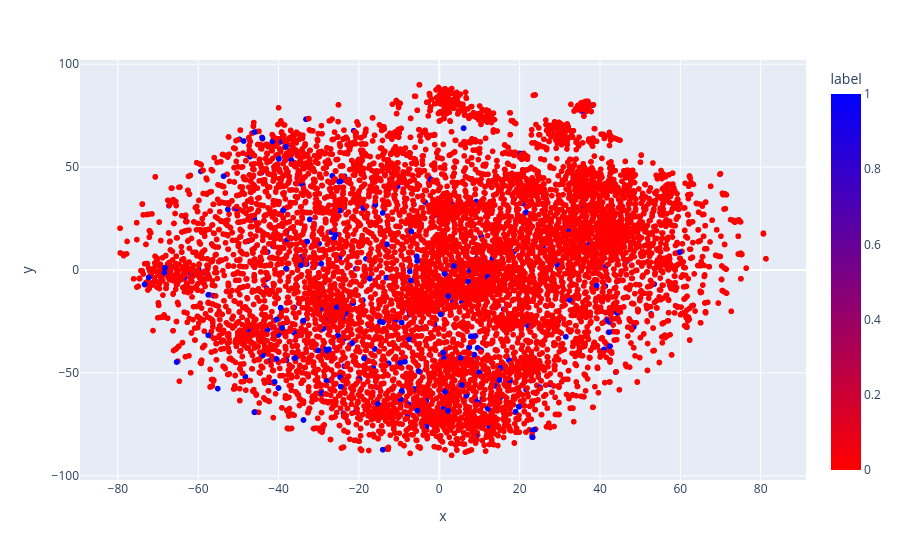

The notebook cell saved with this chart:
### Code cell
X_TSNE = TSNE(
    n_components=2, random_state=42
).fit_transform(X_train_sentence_embedding[:10000])

fig = px.scatter(
    x=X_TSNE[:, 0].reshape(-1), 
    y=X_TSNE[:, 1].reshape(-1),
    color=y_train.values[:10000].reshape(-1), 
    labels={'color': 'label'},
    color_continuous_scale='Bluered_r'
)
fig.show()

### Figure 1 — Plotly figure (JSON) as saved in the notebook; plotly's stock layout.template omitted (floating-point values rounded to 4 significant figures; data arrays with more than 128 entries replaced by an {"elided": "..."} marker saying what was removed)
{"data": [{"hovertemplate": "x=%{x}<br>y=%{y}<br>label=%{marker.color}<extra></extra>", "legendgroup": "", "marker": {"color": {"elided": "10000 int values"}, "coloraxis": "coloraxis", "symbol": "circle"}, "mode": "markers", "name": "", "showlegend": false, "type": "scattergl", "x": {"elided": "10000 float values"}, "xaxis": "x", "y": {"elided": "10000 float values"}, "yaxis": "y"}], "layout": {"coloraxis": {"colorbar": {"title": {"text": "label"}}, "colorscale": [[0, "rgb(255,0,0)"], [1, "rgb(0,0,255)"]]}, "legend": {"tracegroupgap": 0}, "margin": {"t": 60}, "xaxis": {"anchor": "y", "domain": [0, 1], "title": {"text": "x"}}, "yaxis": {"anchor": "x", "domain": [0, 1], "title": {"text": "y"}}}}
